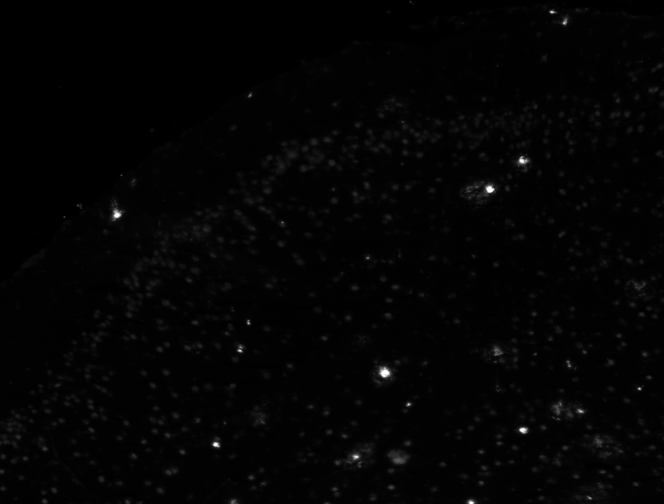
//> input picture images/test3.png, 1328 x 1008 px (shown at 1/2 size)
$ ./Main   (built with g++ and OpenCV 4)
//> lines starting //> are read from the running program, lines starting //| are printed output that depends on the picture; after the words box and inside, x2 and y2 are one past the last pixel; in counts of white or black regions, pixels touching at a corner belong together
/*#define _CRT_SECURE_NO_WARNINGS*/

#include <opencv2/opencv.hpp>
#include <vector>
#include <cmath>
#include <string>

using namespace cv;
using namespace std;

const double MAX_VALUE = 10e10;
const double MIN_VALUE = -10e10;

int Huang2(const vector<int>& data) {
	int first, last;
	for (first = 0; first < data.size() && data[first] == 0; first++)
		;
	for (last = data.size() - 1; last > first && data[last] == 0; last--)
		;
	if (first == last)
		return 0;

	vector<double>S(last + 1);
	vector<double>W(last + 1);
	S[0] = data[0];

	for (int i = max(1, first); i <= last; i++) {
		S[i] = S[i - 1] + data[i];
		W[i] = W[i - 1] + i * data[i];
	}

	double C = last - first;
	vector<double>Smu(last + 1 - first);
	for (int i = 1; i < Smu.size(); i++) {
		double mu = 1 / (1 + abs(i) / C);
		Smu[i] = -mu * log(mu) - (1 - mu) * log(1 - mu);
	}

	int bestThreshold = 0;
	double bestEntropy = MAX_VALUE;
	for (int threshold = first; threshold <= last; threshold++) {
		double entropy = 0;
		int mu = (int)round(W[threshold] / S[threshold]);
		for (int i = first; i <= threshold; i++)
			entropy += Smu[abs(i - mu)] * data[i];
		mu = (int)round((W[last] - W[threshold]) / (S[last] - S[threshold]));
		for (int i = threshold + 1; i <= last; i++)
			entropy += Smu[abs(i - mu)] * data[i];

		if (bestEntropy > entropy) {
			bestEntropy = entropy;
			bestThreshold = threshold;
		}
	}

	return bestThreshold;
}

vector<pair<double, double>> Huang2_F(const vector<int>& data) {
	vector<pair<double, double>>f;
	int first, last;
	for (first = 0; first < data.size() && data[first] == 0; first++)
		;
	for (last = data.size() - 1; last > first && data[last] == 0; last--)
		;
	if (first == last) {
		f.push_back(make_pair(0, 0));
		return f;
	}

	vector<double>S(last + 1);
	vector<double>W(last + 1);
	S[0] = data[0];

	for (int i = max(1, first); i <= last; i++) {
		S[i] = S[i - 1] + data[i];
		W[i] = W[i - 1] + i * data[i];
	}

	double C = last - first;
	vector<double>Smu(last + 1 - first);
	for (int i = 1; i < Smu.size(); i++) {
		double mu = 1 / (1 + abs(i) / C);
		Smu[i] = -mu * log(mu) - (1 - mu) * log(1 - mu);
	}

	for (int threshold = first; threshold <= last; threshold++) {
		double entropy = 0;
		int mu = (int)round(W[threshold] / S[threshold]);
		for (int i = first; i <= threshold; i++)
			entropy += Smu[abs(i - mu)] * data[i];
		mu = (int)round((W[last] - W[threshold]) / (S[last] - S[threshold]));
		for (int i = threshold + 1; i <= last; i++)
			entropy += Smu[abs(i - mu)] * data[i];

		f.push_back(make_pair(threshold, entropy));
	}

	return f;
}

int Yen(const vector<int>& data) {
	int threshold;
	int ih, it;
	double crit;
	double max_crit;
	vector<double> norm_histo(data.size());
	vector<double> P1(data.size());
	vector<double> P1_sq(data.size());
	vector<double> P2_sq(data.size());

	int total = 0;
	for (ih = 0; ih < data.size(); ih++)
		total += data[ih];

	for (ih = 0; ih < data.size(); ih++)
		norm_histo[ih] = (double)data[ih] / total;

	P1[0] = norm_histo[0];
	for (ih = 1; ih < data.size(); ih++)
		P1[ih] = P1[ih - 1] + norm_histo[ih];

	P1_sq[0] = norm_histo[0] * norm_histo[0];
	for (ih = 1; ih < data.size(); ih++)
		P1_sq[ih] = P1_sq[ih - 1] + norm_histo[ih] * norm_histo[ih];

	P2_sq[data.size() - 1] = 0.0;
	for (ih = data.size() - 2; ih >= 0; ih--)
		P2_sq[ih] = P2_sq[ih + 1] + norm_histo[ih + 1] * norm_histo[ih + 1];

	threshold = -1;
	max_crit = MIN_VALUE;
	for (it = 0; it < data.size(); it++) {
		crit = -1.0 * ((P1_sq[it] * P2_sq[it]) > 0.0 ? log(P1_sq[it] * P2_sq[it]) : 0.0) + 2 * ((P1[it] * (1.0 - P1[it])) > 0.0 ? log(P1[it] * (1.0 - P1[it])) : 0.0);
		if (crit > max_crit) {
			max_crit = crit;
			threshold = it;
		}
	}
	return threshold;
}

vector<double> Yen_F(const vector<int>& data) {
	vector<double>f;
	int ih, it;
	double crit;
	vector<double> norm_histo(data.size());
	vector<double> P1(data.size());
	vector<double> P1_sq(data.size());
	vector<double> P2_sq(data.size());

	int total = 0;
	for (ih = 0; ih < data.size(); ih++)
		total += data[ih];

	for (ih = 0; ih < data.size(); ih++)
		norm_histo[ih] = (double)data[ih] / total;

	P1[0] = norm_histo[0];
	for (ih = 1; ih < data.size(); ih++)
		P1[ih] = P1[ih - 1] + norm_histo[ih];

	P1_sq[0] = norm_histo[0] * norm_histo[0];
	for (ih = 1; ih < data.size(); ih++)
		P1_sq[ih] = P1_sq[ih - 1] + norm_histo[ih] * norm_histo[ih];

	P2_sq[data.size() - 1] = 0.0;
	for (ih = data.size() - 2; ih >= 0; ih--)
		P2_sq[ih] = P2_sq[ih + 1] + norm_histo[ih + 1] * norm_histo[ih + 1];

	for (it = 0; it < data.size(); it++) {
		crit = -1.0 * ((P1_sq[it] * P2_sq[it]) > 0.0 ? log(P1_sq[it] * P2_sq[it]) : 0.0) + 2 * ((P1[it] * (1.0 - P1[it])) > 0.0 ? log(P1[it] * (1.0 - P1[it])) : 0.0);
		f.push_back(crit);
	}
	return f;
}

int main(int argc, char **argv)
{
	string filename = "images/test3.png";

	Mat im = imread(filename, IMREAD_GRAYSCALE);
//> im is the input picture: 1008 rows x 1328 cols, CV_8UC1; min 0, max 255, mean 3.5

	int histSize = 256;
	float range[] = { 0, 256 };
	const float* histRange = { range };
	bool uniform = true;
	bool accumulate = false;

	Mat hist;
	calcHist(&im, 1, 0, Mat(), hist, 1, &histSize, &histRange, uniform, accumulate);
//> hist = 256 values, max 499399 at index 2, min 1 at index 201, mean 5229

	int threshold_huang2 = Huang2(hist);
//> in Huang2, `S[0] = data[0];`: S = 256 values, max 228358 at index 0, min 0 at index 1, mean 892
//> after the loop in Huang2, `for (int i = max(1, first); i <= last; i++)`: S = 256 values from 228358 to 1338624; W = 256 values from 0 to 4694357
//> the loop in Huang2, `for (int threshold = first; threshold <= last; threshold++)` made 256 passes
//> (entropy, bestEntropy) on passes 1, 3, 4, 5, 6, 7: (63302.2, 63302.2), (58109.3, 58109.3), (49020.4, 49020.4), (46369.3, 46369.3), (45549.6, 45549.6), (44486.6, 44486.6)
//> entropy on passes 2, 8, 9, 10, 11, 12: 66882, 44884.3, 45407.5, 45357.2, 46055.4, 46216.8
//> after the loop in Huang2, `for (int threshold = first; threshold <= last; threshold++)`: bestEntropy = 44486.6; bestThreshold = 6
//> threshold_huang2 = 6
	int threshold_yen = Yen(hist);
//> the loop in Yen, `for (ih = 0; ih < data.size(); ih++)` made 256 passes
//> total on passes 1 to 3: 228358, 402518, 901917
//> after the loop in Yen, `for (ih = 0; ih < data.size(); ih++)`: total = 1338624
//> after the loop in Yen, `for (ih = 0; ih < data.size(); ih++)`: norm_histo = 256 values, max 0.373 at index 2, min 7.47e-07 at index 201, mean 0.00391
//> in Yen, `P1[0] = norm_histo[0];`: P1 = 256 values, max 0.171 at index 0, min 0 at index 1, mean 0.000666
//> after the loop in Yen, `for (ih = 1; ih < data.size(); ih++)`: P1 = 256 values from 0.171 to 1
//> in Yen, `P1_sq[0] = norm_histo[0] * norm_histo[0];`: P1_sq = 256 values, max 0.0291 at index 0, min 0 at index 1, mean 0.000114
//> after the loop in Yen, `for (ih = 1; ih < data.size(); ih++)`: P1_sq = 256 values from 0.0291 to 0.203
//> after the loop in Yen, `for (ih = data.size() - 2; ih >= 0; ih--)`: P2_sq = 256 values, max 0.174 at index 0, min 0 at index 255, mean 0.00141
//> the loop in Yen, `for (it = 0; it < data.size(); it++)` made 256 passes
//> (crit, max_crit) on passes 1 to 12: (1.38, 1.38), (1.81, 1.81), (2.69, 2.69), (3.38, 3.38), (3.72, 3.72), (3.92, 3.92), (4.04, 4.04), (4.13, 4.13), (4.21, 4.21), (4.27, 4.27), (4.32, 4.32), (4.35, 4.35)
//> crit on passes 57, 59, 60: 5.96, 5.96, 5.96
//> after the loop in Yen, `for (it = 0; it < data.size(); it++)`: max_crit = 5.96; threshold = 57
//> threshold_yen = 57

	Mat im_yen, im_huang2;
	threshold(im, im_huang2, threshold_huang2, 255, THRESH_BINARY);
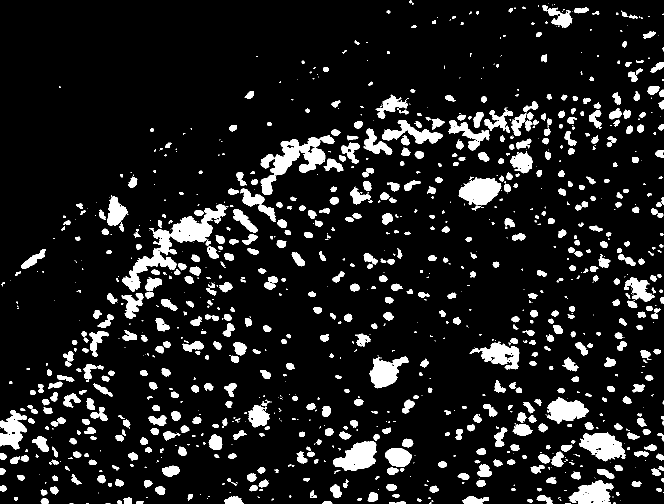
//> im_huang2: 1008 rows x 1328 cols, CV_8UC1 (shown at 1/2 size); 11% white; 1097 white regions (436 under 20 px), largest, box (x1, y1, x2, y2) and area: (245, 409, 453, 583) 7907, (521, 270, 669, 390) 5381, (1158, 865, 1252, 923) 3299
	threshold(im, im_yen, threshold_yen, 255, THRESH_BINARY);
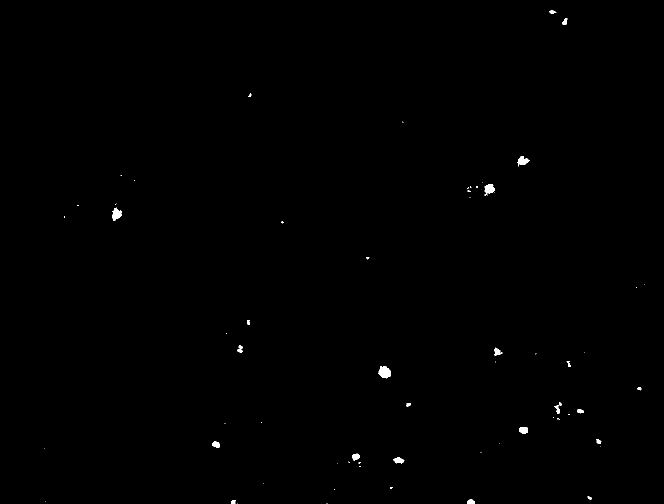
//> im_yen: 1008 rows x 1328 cols, CV_8UC1 (shown at 1/2 size); 0.24% white; 68 white regions (43 under 20 px), largest, box (x1, y1, x2, y2) and area: (757, 733, 782, 756) 443, (224, 415, 244, 441) 310, (969, 368, 990, 391) 306

	vector<pair<double, double>>huang2_f = Huang2_F(hist);
//> in Huang2_F, `S[0] = data[0];`: S = 256 values, max 228358 at index 0, min 0 at index 1, mean 892
//> after the loop in Huang2_F, `for (int i = max(1, first); i <= last; i++)`: S = 256 values from 228358 to 1338624; W = 256 values from 0 to 4694357
//> the loop in Huang2_F, `for (int threshold = first; threshold <= last; threshold++)` made 256 passes
//> entropy on passes 1 to 3: 63302.2, 66882, 58109.3
//> after the loop in Huang2_F, `for (int threshold = first; threshold <= last; threshold++)`: f = 256 pairs, first 12: [0, 63302.2], [1, 66882], [2, 58109.3], [3, 49020.4], [4, 46369.3], [5, 45549.6], [6, 44486.6], [7, 44884.3], [8, 45407.5], [9, 45357.2], [10, 46055.4], [11, 46216.8]
//> huang2_f has the same summary as f in Huang2_F
	vector<double>huang2_f_data(huang2_f.size());
	for (int i = 0; i < huang2_f_data.size(); i++)
		huang2_f_data[i] = huang2_f[i].second;
//> after the loop, huang2_f_data = 256 values, max 81510.1 at index 255, min 44486.6 at index 6, mean 64364.9

	vector<double>yen_f = Yen_F(hist);
//> the loop in Yen_F, `for (ih = 0; ih < data.size(); ih++)` made 256 passes

	int hist_w = 512;
	int hist_h = 400;
	int bin_w = cvRound((double)hist_w / histSize);
	Mat histImage1(hist_h, hist_w, CV_8UC3, Scalar(0, 0, 0));
	Mat histImage2(hist_h, hist_w, CV_8UC3, Scalar(0, 0, 0));

	normalize(hist, hist, 0, histImage1.rows, NORM_MINMAX, -1, Mat());
	normalize(huang2_f_data, huang2_f_data, 0, histImage1.rows, NORM_MINMAX, -1, Mat());
	normalize(yen_f, yen_f, 0, histImage2.rows, NORM_MINMAX, -1, Mat());

	for (int i = 1; i < histSize; i++)
	{
		rectangle(histImage1, Point(bin_w*(i - 1), hist_h), Point(bin_w*(i), hist_h - cvRound(hist.at<float>(i))),
			Scalar(255, 0, 0), 2, 8, 0);
		rectangle(histImage2, Point(bin_w*(i - 1), hist_h), Point(bin_w*(i), hist_h - cvRound(hist.at<float>(i))),
			Scalar(255, 0, 0), 2, 8, 0);
	}
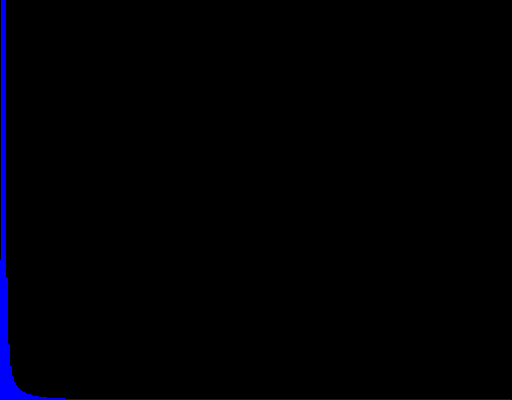
//> histImage1: 400 rows x 512 cols, CV_8UC3; mean B, G, R 4.1, 0, 0

	for (int i = 1; i < huang2_f.size(); i++)
	{
		line(histImage1, Point(huang2_f[i - 1].first * 2, hist_h - huang2_f_data[i - 1]), Point(huang2_f[i].first * 2, hist_h - huang2_f_data[i]),
			Scalar(0, 0, 255), 2, 5, 0);
	}
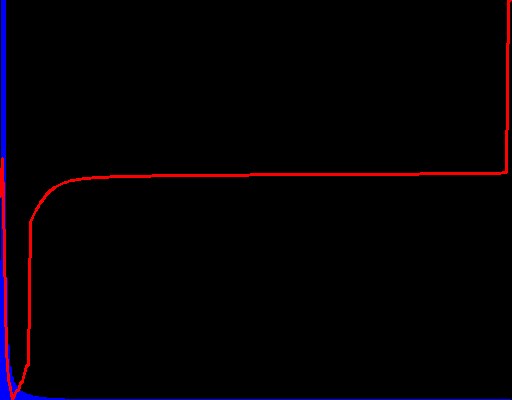
//> histImage1: 400 rows x 512 cols, CV_8UC3; 1.61% of pixels changed, all inside (x1, y1, x2, y2) = (0, 0, 512, 400)

	for (int i = 1; i < yen_f.size(); i++)
	{
		line(histImage2, Point(i * 2, hist_h - yen_f[i - 1]), Point(i * 2, hist_h - yen_f[i]),
			Scalar(0, 0, 255), 2, 5, 0);
	}
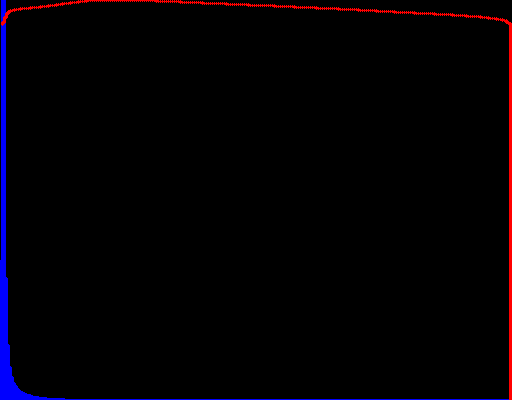
//> histImage2: 400 rows x 512 cols, CV_8UC3; 1.1% of pixels changed, all inside (x1, y1, x2, y2) = (1, 0, 512, 400)

	line(histImage1, Point(threshold_huang2 * 2, 0), Point(threshold_huang2 * 2, hist_h), Scalar(0, 255, 0), 2, 5, 0);
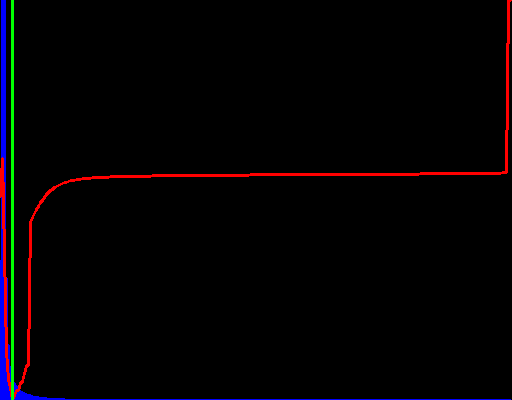
//> histImage1: 400 rows x 512 cols, CV_8UC3; 0.59% of pixels changed, all inside (x1, y1, x2, y2) = (11, 0, 14, 400)
	line(histImage2, Point(threshold_yen * 2, 0), Point(threshold_yen * 2, hist_h), Scalar(0, 255, 0), 2, 5, 0);
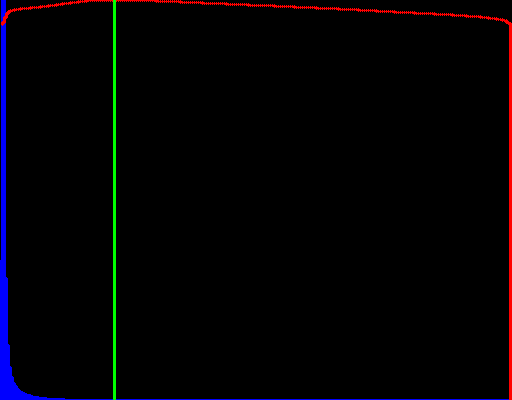
//> histImage2: 400 rows x 512 cols, CV_8UC3; 0.59% of pixels changed, all inside (x1, y1, x2, y2) = (113, 0, 116, 400)

	namedWindow("Hist Huang2", WINDOW_AUTOSIZE);
	imshow("Hist Huang2", histImage1);

	namedWindow("Hist Yen", WINDOW_AUTOSIZE);
	imshow("Hist Yen", histImage2);


	// [16 lines of commented-out code are left out]

	waitKey(0);
	return 0;
}

$ run again, with images/test2.png copied over images/test3.png
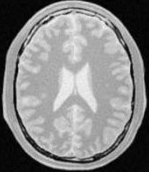
//> input picture images/test2.png, 149 x 172 px
//> im is the input picture: 172 rows x 149 cols, CV_8UC1; min 0, max 244, mean 133.2
//> hist = 256 values, max 1060 at index 7, min 0 at index 241, mean 100.1
//> the loop in Huang2, `for (last = data.size() - 1; last > first && data[last] == 0; last--)` made 11 passes
//> in Huang2, `S[0] = data[0];`: S = 245 values, max 51 at index 0, min 0 at index 1, mean 0.208
//> after the loop in Huang2, `for (int i = max(1, first); i <= last; i++)`: S = 245 values from 51 to 25628; W = 245 values from 0 to 3413598
//> the loop in Huang2, `for (int threshold = first; threshold <= last; threshold++)` made 245 passes
//> (entropy, bestEntropy) on passes 1 to 8: (12224.1, 12224.1), (12119.5, 12119.5), (12078.6, 12078.6), (11924.2, 11924.2), (11667.6, 11667.6), (11095.5, 11095.5), (10109.9, 10109.9), (8811.8, 8811.8)
//> after the loop in Huang2, `for (int threshold = first; threshold <= last; threshold++)`: bestEntropy = 5089.9; bestThreshold = 41
//> the loop in Yen, `for (ih = 0; ih < data.size(); ih++)` made 256 passes
//> total on passes 1 to 3: 51, 100, 166
//> after the loop in Yen, `for (ih = 0; ih < data.size(); ih++)`: total = 25628
//> after the loop in Yen, `for (ih = 0; ih < data.size(); ih++)`: norm_histo = 256 values, max 0.0414 at index 7, min 0 at index 241, mean 0.00391
//> in Yen, `P1[0] = norm_histo[0];`: P1 = 256 values, max 0.00199 at index 0, min 0 at index 1, mean 7.77e-06
//> after the loop in Yen, `for (ih = 1; ih < data.size(); ih++)`: P1 = 256 values from 0.00199 to 1
//> in Yen, `P1_sq[0] = norm_histo[0] * norm_histo[0];`: P1_sq = 256 values, max 3.96e-06 at index 0, min 0 at index 1, mean 1.55e-08
//> after the loop in Yen, `for (ih = 1; ih < data.size(); ih++)`: P1_sq = 256 values from 3.96e-06 to 0.0137
//> after the loop in Yen, `for (ih = data.size() - 2; ih >= 0; ih--)`: P2_sq = 256 values, max 0.0137 at index 0, min 0 at index 244, mean 0.00552
//> the loop in Yen, `for (it = 0; it < data.size(); it++)` made 256 passes
//> (crit, max_crit) on passes 1, 2, 3, 4, 7, 8, 9, 10: (4.29, 4.29), (4.97, 4.97), (5.36, 5.36), (5.48, 5.48), (5.5, 5.5), (5.73, 5.73), (5.99, 5.99), (6.19, 6.19)
//> after the loop in Yen, `for (it = 0; it < data.size(); it++)`: max_crit = 7.5; threshold = 177
//> `threshold(im, im_huang2, threshold_huang2, 255, THRESH_BINARY);`:
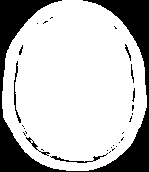
//> im_huang2: 172 rows x 149 cols, CV_8UC1; 75.7% white; 29 black regions (21 under 20 px), largest, box (x1, y1, x2, y2) and area: (0, 0, 149, 172) 5779, (50, 153, 108, 163) 106, (14, 61, 21, 123) 104
//> im_yen: 172 rows x 149 cols, CV_8UC1; 32.9% white; 61 white regions (49 under 20 px), largest, box (x1, y1, x2, y2) and area: (16, 10, 132, 158) 5789, (52, 61, 98, 113) 1309, (11, 1, 139, 53) 612
//> the loop in Huang2_F, `for (last = data.size() - 1; last > first && data[last] == 0; last--)` made 11 passes
//> in Huang2_F, `S[0] = data[0];`: S = 245 values, max 51 at index 0, min 0 at index 1, mean 0.208
//> after the loop in Huang2_F, `for (int i = max(1, first); i <= last; i++)`: S = 245 values from 51 to 25628; W = 245 values from 0 to 3413598
//> the loop in Huang2_F, `for (int threshold = first; threshold <= last; threshold++)` made 245 passes
//> entropy on passes 1 to 3: 12224.1, 12119.5, 12078.6
//> `line(histImage2, Point(threshold_yen * 2, 0), Point(threshold_yen * 2,..`:
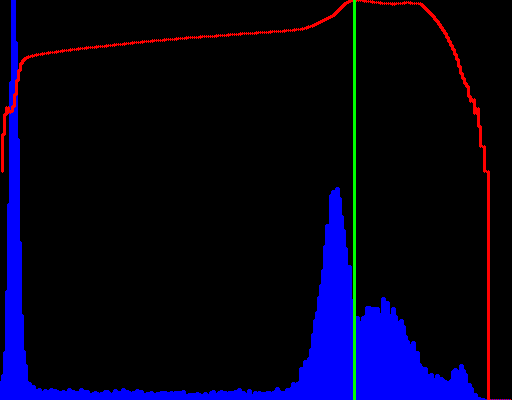
//> histImage2: 400 rows x 512 cols, CV_8UC3; mean B, G, R 27, 1.5, 3.4
